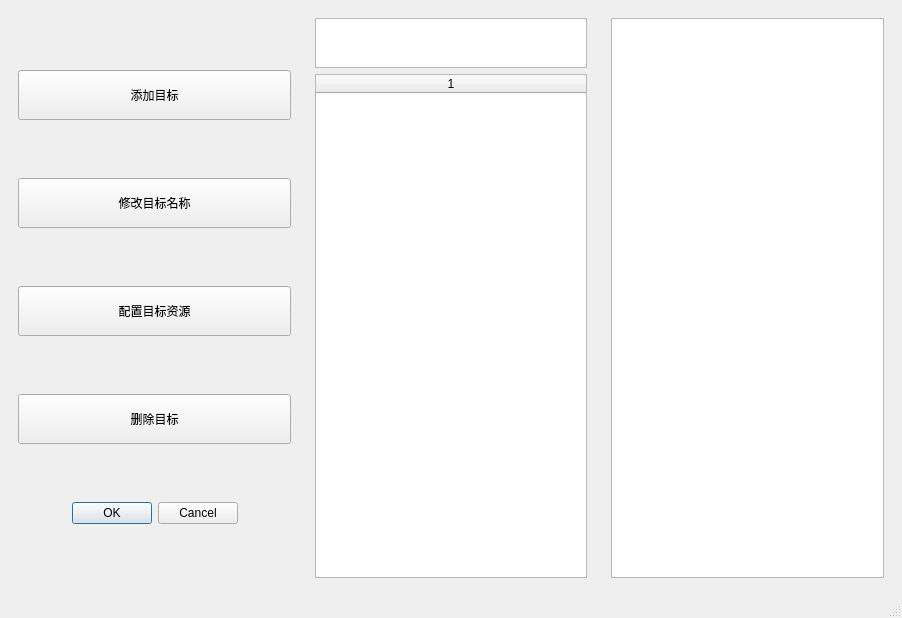
<?xml version="1.0" encoding="UTF-8"?>
<ui version="4.0">
 <class>CMakeTargetConfig</class>
 <widget class="QMainWindow" name="CMakeTargetConfig">
  <property name="geometry">
   <rect>
    <x>0</x>
    <y>0</y>
    <width>902</width>
    <height>618</height>
   </rect>
  </property>
  <property name="windowTitle">
   <string>MainWindow</string>
  </property>
  <widget class="QWidget" name="centralwidget">
   <layout class="QHBoxLayout" name="horizontalLayout">
    <item>
     <widget class="QWidget" name="widget" native="true">
      <layout class="QVBoxLayout" name="verticalLayout_2">
       <item>
        <widget class="QPushButton" name="btn_add_src">
         <property name="minimumSize">
          <size>
           <width>100</width>
           <height>50</height>
          </size>
         </property>
         <property name="text">
          <string>添加目标</string>
         </property>
        </widget>
       </item>
       <item>
        <widget class="QPushButton" name="btn_modify_name">
         <property name="minimumSize">
          <size>
           <width>0</width>
           <height>50</height>
          </size>
         </property>
         <property name="text">
          <string>修改目标名称</string>
         </property>
        </widget>
       </item>
       <item>
        <widget class="QPushButton" name="btn_config_source">
         <property name="minimumSize">
          <size>
           <width>0</width>
           <height>50</height>
          </size>
         </property>
         <property name="text">
          <string>配置目标资源</string>
         </property>
        </widget>
       </item>
       <item>
        <widget class="QPushButton" name="btn_remove_src">
         <property name="minimumSize">
          <size>
           <width>100</width>
           <height>50</height>
          </size>
         </property>
         <property name="text">
          <string>删除目标</string>
         </property>
        </widget>
       </item>
       <item>
        <widget class="QDialogButtonBox" name="buttonBox">
         <property name="standardButtons">
          <set>QDialogButtonBox::Cancel|QDialogButtonBox::Ok</set>
         </property>
         <property name="centerButtons">
          <bool>true</bool>
         </property>
        </widget>
       </item>
      </layout>
     </widget>
    </item>
    <item>
     <widget class="QWidget" name="widget_3" native="true">
      <layout class="QVBoxLayout" name="verticalLayout">
       <item>
        <widget class="QTextBrowser" name="show_current_Target">
         <property name="maximumSize">
          <size>
           <width>16777215</width>
           <height>50</height>
          </size>
         </property>
        </widget>
       </item>
       <item>
        <widget class="QTableWidget" name="show_current_src">
         <property name="columnCount">
          <number>1</number>
         </property>
         <attribute name="horizontalHeaderStretchLastSection">
          <bool>true</bool>
         </attribute>
         <column/>
        </widget>
       </item>
      </layout>
     </widget>
    </item>
    <item>
     <widget class="QWidget" name="widget_2" native="true">
      <layout class="QGridLayout" name="gridLayout">
       <item row="0" column="0">
        <widget class="QListWidget" name="listbtn_switch_target"/>
       </item>
      </layout>
     </widget>
    </item>
   </layout>
  </widget>
  <widget class="QMenuBar" name="menubar">
   <property name="geometry">
    <rect>
     <x>0</x>
     <y>0</y>
     <width>902</width>
     <height>21</height>
    </rect>
   </property>
  </widget>
  <widget class="QStatusBar" name="statusbar"/>
 </widget>
 <resources/>
 <connections/>
</ui>
